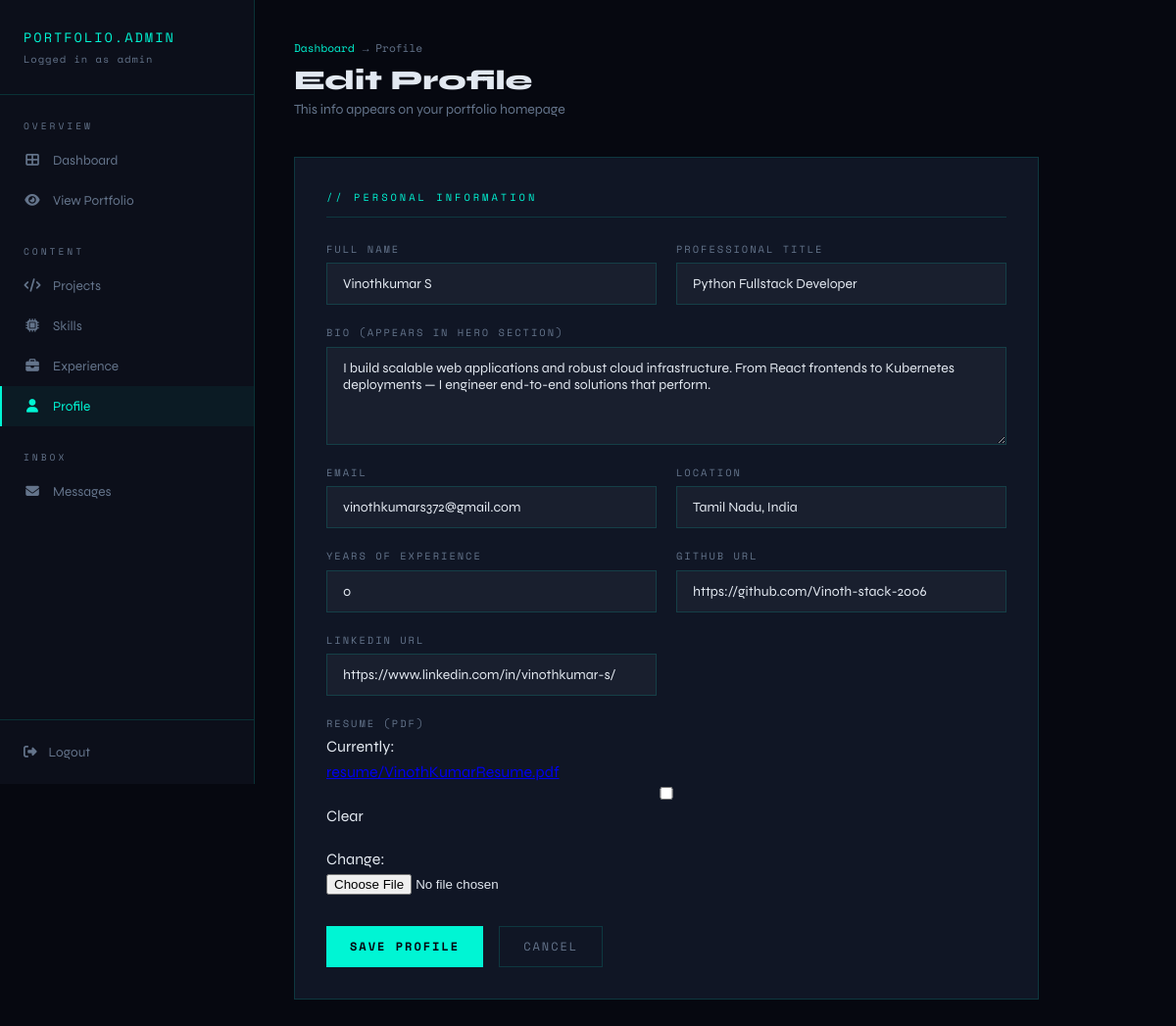
Screenshot of /dashboard/profile/ (signed in) with the database file from the repository.
### portfolio/models.py (models this page shows, shortened)
class Profile(models.Model):
    name = models.CharField(max_length=100)
    title = models.CharField(max_length=200)
    bio = models.TextField()
    email = models.EmailField()
    github = models.URLField(blank=True)
    linkedin = models.URLField(blank=True)
    location = models.CharField(max_length=100, blank=True)
    years_experience = models.IntegerField(default=0)
    resume = models.FileField(upload_to='resume/', blank=True)

### portfolio/views.py (the view)
# urls.py: path('dashboard/profile/', views.profile_edit, name='profile_edit'),
@login_required
def profile_edit(request):
    profile = Profile.objects.first()
    form = ProfileForm(request.POST or None, request.FILES or None, instance=profile)
    if request.method == 'POST' and form.is_valid():
        form.save()
        messages.success(request, 'Profile updated!')
        return redirect('dashboard')
    return render(request, 'portfolio/crud/profile_form.html', {'form': form})

### portfolio/forms.py
class ProfileForm(forms.ModelForm):
    class Meta:
        model = Profile
        fields = ['name', 'title', 'bio', 'email', 'github', 'linkedin', 'location', 'years_experience', 'resume']
        widgets = {
            'name': forms.TextInput(attrs={'class': 'dash-input'}),
            'title': forms.TextInput(attrs={'class': 'dash-input'}),
            'bio': forms.Textarea(attrs={'class': 'dash-textarea', 'rows': 4}),
            'email': forms.EmailInput(attrs={'class': 'dash-input'}),
            'github': forms.URLInput(attrs={'class': 'dash-input'}),
            'linkedin': forms.URLInput(attrs={'class': 'dash-input'}),
            'location': forms.TextInput(attrs={'class': 'dash-input'}),
            'years_experience': forms.NumberInput(attrs={'class': 'dash-input'}),
        }

### templates/portfolio/crud/profile_form.html (shortened to what this page needs)
{% extends 'portfolio/dashboard_base.html' %}
{% block nav_profile %}active{% endblock %}
{% block content %}
<div class="page-header">
  <div class="breadcrumb"><a href="{% url 'dashboard' %}">Dashboard</a> → Profile</div>
  <h1 class="page-title">Edit Profile</h1>
  <p class="page-subtitle">This info appears on your portfolio homepage</p>
</div>
<div class="form-card">
  <form method="post" enctype="multipart/form-data">
    <div class="form-section-title">// Personal Information</div>
    <div class="form-grid">
      <div class="form-group"><label class="form-label">Full Name</label>{{ form.name }}</div>
      <div class="form-group"><label class="form-label">Professional Title</label>{{ form.title }}</div>
      <div class="form-group full"><label class="form-label">Bio (appears in hero section)</label>{{ form.bio }}</div>
      <div class="form-group"><label class="form-label">Email</label>{{ form.email }}</div>
      <div class="form-group"><label class="form-label">Location</label>{{ form.location }}</div>
      <div class="form-group"><label class="form-label">Years of Experience</label>{{ form.years_experience }}</div>
      <div class="form-group"><label class="form-label">GitHub URL</label>{{ form.github }}</div>
      <div class="form-group"><label class="form-label">LinkedIn URL</label>{{ form.linkedin }}</div>
      <div class="form-group full"><label class="form-label">Resume (PDF)</label>{{ form.resume }}</div>
    </div>
    <div style="margin-top:2rem;display:flex;gap:1rem">
      <button type="submit" class="btn btn-neon">Save Profile</button>
      <a href="{% url 'dashboard' %}" class="btn btn-ghost">Cancel</a>
    </div>
  </form>
</div>
{% endblock %}

### templates/portfolio/dashboard_base.html (shortened to what this page needs)
<!DOCTYPE html>
<html lang="en">
<head>
{% load static %}
<link rel="stylesheet" href="{% static 'css/dashboard.css' %}">
<link rel="stylesheet" href="https://cdnjs.cloudflare.com/ajax/libs/font-awesome/6.4.0/css/all.min.css">
</head>
<body>
<aside class="sidebar">
  <div class="sidebar-logo">
    PORTFOLIO.ADMIN
    <span>Logged in as {{ request.user.username }}</span>
  </div>
  <nav class="sidebar-nav">
    <div class="nav-group">
      <div class="nav-group-label">Overview</div>
      <a href="{% url 'dashboard' %}" class="nav-item {% block nav_dashboard %}{% endblock %}">
        <span class="nav-item-icon"><i class="fas fa-th-large"></i></span> Dashboard
      </a>
      <a href="/" class="nav-item" target="_blank">
        <span class="nav-item-icon"><i class="fas fa-eye"></i></span> View Portfolio
      </a>
    </div>
    <div class="nav-group">
      <div class="nav-group-label">Content</div>
      <a href="{% url 'project_list' %}" class="nav-item {% block nav_projects %}{% endblock %}">
        <span class="nav-item-icon"><i class="fas fa-code"></i></span> Projects
      </a>
      <a href="{% url 'skill_list' %}" class="nav-item {% block nav_skills %}{% endblock %}">
        <span class="nav-item-icon"><i class="fas fa-microchip"></i></span> Skills
      </a>
      <a href="{% url 'experience_list' %}" class="nav-item {% block nav_experience %}{% endblock %}">
        <span class="nav-item-icon"><i class="fas fa-briefcase"></i></span> Experience
      </a>
      <a href="{% url 'profile_edit' %}" class="nav-item {% block nav_profile %}{% endblock %}">
        <span class="nav-item-icon"><i class="fas fa-user"></i></span> Profile
      </a>
    </div>
    <div class="nav-group">
      <div class="nav-group-label">Inbox</div>
      <a href="{% url 'message_list' %}" class="nav-item {% block nav_messages %}{% endblock %}">
        <span class="nav-item-icon"><i class="fas fa-envelope"></i></span> Messages
      </a>
    </div>
  </nav>
  <div class="sidebar-footer">
    <a href="{% url 'admin_logout' %}" class="logout-btn">
      <i class="fas fa-sign-out-alt"></i> Logout
    </a>
  </div>
</aside>
<main class="main-content">
  {% block content %}{% endblock %}
</main>
</body>
</html>

### static/css/dashboard.css (style rules this page uses)
:root { --bg: #060810; --bg2: #0c0f1a; --bg3: #111827; --neon: #00f5d4; --neon2: #7c3aed; --neon3: #f72585; --text: #e2e8f0; --muted: #64748b; --border: rgba(0,245,212,0.15); --card: rgba(17,24,39,0.9); --font-display: 'Syne', sans-serif; --font-mono: 'Space Mono', monospace; }
*, *::before, *::after { box-sizing: border-box; margin: 0; padding: 0; }
body { background: var(--bg); color: var(--text); font-family: var(--font-display); display: flex; min-height: 100vh; }
.sidebar { width: 260px; min-height: 100vh; background: var(--bg2); border-right: 1px solid var(--border); position: fixed; left: 0; top: 0; display: flex; flex-direction: column; z-index: 50; }
.sidebar-logo { padding: 1.75rem 1.5rem; border-bottom: 1px solid var(--border); font-family: var(--font-mono); font-size: 0.85rem; color: var(--neon); letter-spacing: 2px; }
.sidebar-logo span { color: var(--muted); display: block; font-size: 0.65rem; margin-top: 0.25rem; letter-spacing: 1px; }
.sidebar-nav { flex: 1; padding: 1.5rem 0; }
.nav-group { margin-bottom: 1.5rem; }
.nav-group-label { font-family: var(--font-mono); font-size: 0.6rem; color: var(--muted); letter-spacing: 3px; text-transform: uppercase; padding: 0 1.5rem; margin-bottom: 0.5rem; }
.nav-item { display: flex; align-items: center; gap: 0.75rem; padding: 0.75rem 1.5rem; color: var(--muted); text-decoration: none; font-size: 0.85rem; transition: all 0.2s; position: relative; }
.nav-item:hover, .nav-item.active { color: var(--neon); background: rgba(0,245,212,0.05); }
.nav-item.active::before { content: ''; position: absolute; left: 0; top: 0; bottom: 0; width: 2px; background: var(--neon); }
.nav-item-icon { width: 18px; text-align: center; font-size: 0.85rem; }
.sidebar-footer { padding: 1.5rem; border-top: 1px solid var(--border); }
.logout-btn { display: flex; align-items: center; gap: 0.75rem; color: var(--muted); text-decoration: none; font-size: 0.85rem; transition: color 0.2s; background: none; border: none; cursor: pointer; width: 100%; }
.main-content { margin-left: 260px; flex: 1; padding: 2.5rem; min-height: 100vh; }
.page-header { margin-bottom: 2.5rem; }
.page-title { font-size: 1.75rem; font-weight: 800; color: var(--text); }
.page-subtitle { color: var(--muted); font-size: 0.875rem; margin-top: 0.25rem; }
.breadcrumb { display: flex; align-items: center; gap: 0.5rem; font-family: var(--font-mono); font-size: 0.7rem; color: var(--muted); margin-bottom: 0.5rem; }
.breadcrumb a { color: var(--neon); text-decoration: none; }
.form-card { background: var(--card); border: 1px solid var(--border); padding: 2rem; max-width: 760px; }
.form-section-title { font-family: var(--font-mono); font-size: 0.65rem; color: var(--neon); letter-spacing: 3px; text-transform: uppercase; margin-bottom: 1.5rem; padding-bottom: 0.75rem; border-bottom: 1px solid var(--border); }
.form-grid { display: grid; grid-template-columns: 1fr 1fr; gap: 1.25rem; }
.form-group { display: flex; flex-direction: column; gap: 0.4rem; }
.form-group.full { grid-column: 1 / -1; }
.form-label { font-family: var(--font-mono); font-size: 0.65rem; color: var(--muted); letter-spacing: 2px; text-transform: uppercase; }
.dash-input, .dash-textarea, .dash-select { background: rgba(255,255,255,0.04); border: 1px solid var(--border); color: var(--text); padding: 0.75rem 1rem; font-family: var(--font-display); font-size: 0.875rem; outline: none; transition: border-color 0.3s; width: 100%; }
.dash-textarea { resize: vertical; min-height: 100px; }
.btn { display: inline-flex; align-items: center; gap: 0.5rem; padding: 0.7rem 1.5rem; font-family: var(--font-mono); font-size: 0.75rem; letter-spacing: 2px; text-transform: uppercase; cursor: pointer; transition: all 0.3s; text-decoration: none; border: none; }
.btn-neon { background: var(--neon); color: var(--bg); font-weight: 700; }
.btn-ghost { background: transparent; border: 1px solid var(--border); color: var(--muted); }

### rows the page displays
Profile: name "Vinothkumar S", title "Python Fullstack Developer", bio "I build scalable web applications and robust cloud infrastructure. From React frontends to Kubernetes deployments — I engineer end-to-end solutions that perform.", email "vinothkumars372@gmail.com", location "Tamil Nadu, India", years_experience "0", github "https://github.com/Vinoth-stack-2006", linkedin "https://www.linkedin.com/in/vinothkumar-s/"

### other values shown
{{ request.user.username }} "admin"
